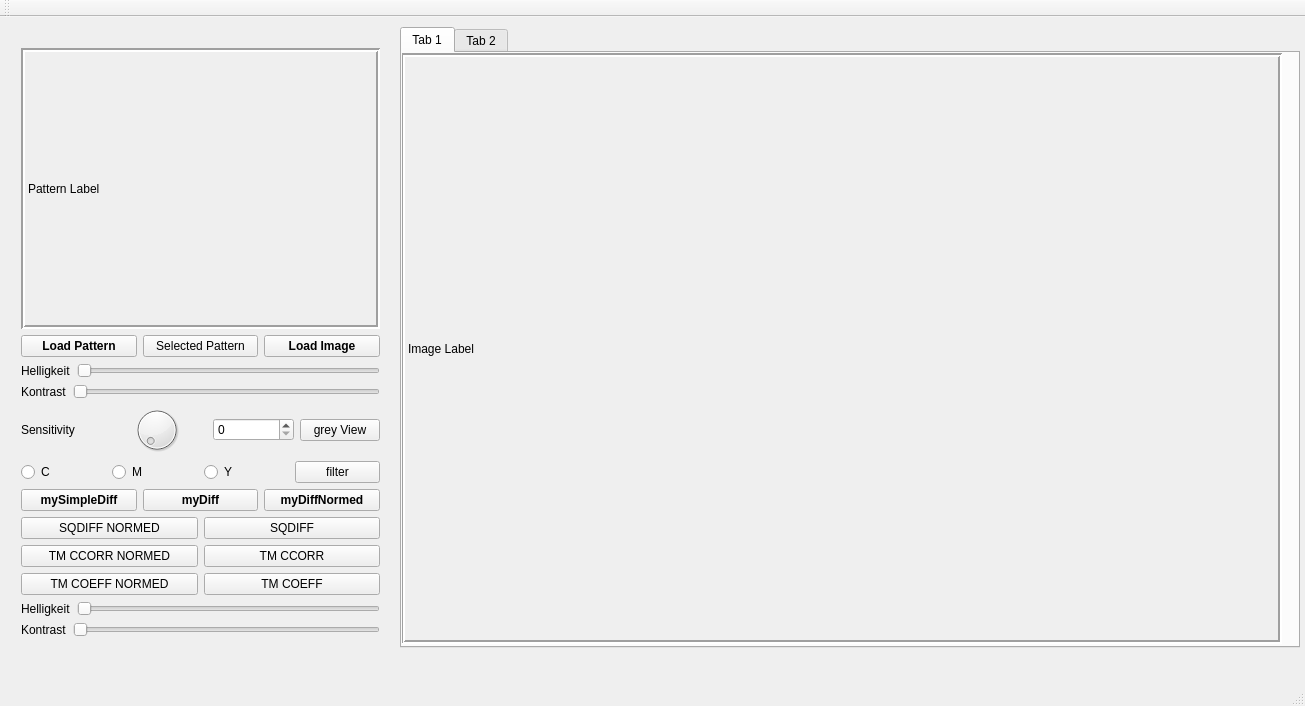
<?xml version="1.0" encoding="UTF-8"?>
<ui version="4.0">
 <class>MainWindow</class>
 <widget class="QMainWindow" name="MainWindow">
  <property name="geometry">
   <rect>
    <x>0</x>
    <y>0</y>
    <width>1305</width>
    <height>706</height>
   </rect>
  </property>
  <property name="minimumSize">
   <size>
    <width>0</width>
    <height>0</height>
   </size>
  </property>
  <property name="windowTitle">
   <string>MainWindow</string>
  </property>
  <widget class="QWidget" name="centralWidget">
   <property name="minimumSize">
    <size>
     <width>1250</width>
     <height>650</height>
    </size>
   </property>
   <widget class="QTabWidget" name="tabWidget">
    <property name="geometry">
     <rect>
      <x>400</x>
      <y>10</y>
      <width>900</width>
      <height>621</height>
     </rect>
    </property>
    <property name="minimumSize">
     <size>
      <width>900</width>
      <height>400</height>
     </size>
    </property>
    <property name="currentIndex">
     <number>0</number>
    </property>
    <widget class="QWidget" name="tab">
     <attribute name="title">
      <string>Tab 1</string>
     </attribute>
     <widget class="ProLabel" name="imageLabel">
      <property name="geometry">
       <rect>
        <x>-1</x>
        <y>0</y>
        <width>881</width>
        <height>591</height>
       </rect>
      </property>
      <property name="minimumSize">
       <size>
        <width>750</width>
        <height>500</height>
       </size>
      </property>
      <property name="autoFillBackground">
       <bool>true</bool>
      </property>
      <property name="frameShape">
       <enum>QFrame::Box</enum>
      </property>
      <property name="frameShadow">
       <enum>QFrame::Sunken</enum>
      </property>
      <property name="lineWidth">
       <number>2</number>
      </property>
      <property name="midLineWidth">
       <number>0</number>
      </property>
      <property name="text">
       <string>Image Label</string>
      </property>
     </widget>
    </widget>
    <widget class="QWidget" name="tab_2">
     <attribute name="title">
      <string>Tab 2</string>
     </attribute>
     <widget class="ProLabel" name="imageLabel_2">
      <property name="geometry">
       <rect>
        <x>-1</x>
        <y>0</y>
        <width>881</width>
        <height>591</height>
       </rect>
      </property>
      <property name="minimumSize">
       <size>
        <width>750</width>
        <height>500</height>
       </size>
      </property>
      <property name="autoFillBackground">
       <bool>true</bool>
      </property>
      <property name="frameShape">
       <enum>QFrame::Box</enum>
      </property>
      <property name="frameShadow">
       <enum>QFrame::Sunken</enum>
      </property>
      <property name="lineWidth">
       <number>2</number>
      </property>
      <property name="midLineWidth">
       <number>0</number>
      </property>
      <property name="text">
       <string>Image Label</string>
      </property>
     </widget>
    </widget>
   </widget>
   <widget class="QWidget" name="layoutWidget">
    <property name="geometry">
     <rect>
      <x>10</x>
      <y>20</y>
      <width>381</width>
      <height>611</height>
     </rect>
    </property>
    <layout class="QVBoxLayout" name="verticalLayout">
     <item>
      <widget class="QLabel" name="patternLabel">
       <property name="minimumSize">
        <size>
         <width>200</width>
         <height>200</height>
        </size>
       </property>
       <property name="autoFillBackground">
        <bool>false</bool>
       </property>
       <property name="frameShape">
        <enum>QFrame::Box</enum>
       </property>
       <property name="frameShadow">
        <enum>QFrame::Sunken</enum>
       </property>
       <property name="lineWidth">
        <number>2</number>
       </property>
       <property name="text">
        <string>Pattern Label</string>
       </property>
      </widget>
     </item>
     <item>
      <layout class="QHBoxLayout" name="horizontalLayout_2">
       <item>
        <widget class="QPushButton" name="loadPattern">
         <property name="font">
          <font>
           <weight>75</weight>
           <bold>true</bold>
          </font>
         </property>
         <property name="text">
          <string>Load Pattern</string>
         </property>
        </widget>
       </item>
       <item>
        <widget class="QPushButton" name="LoadSelectedPattern">
         <property name="text">
          <string>Selected Pattern</string>
         </property>
        </widget>
       </item>
       <item>
        <widget class="QPushButton" name="loadImage">
         <property name="font">
          <font>
           <weight>75</weight>
           <bold>true</bold>
          </font>
         </property>
         <property name="text">
          <string>Load Image</string>
         </property>
        </widget>
       </item>
      </layout>
     </item>
     <item>
      <layout class="QHBoxLayout" name="horizontalLayout_5">
       <item>
        <widget class="QLabel" name="brightness">
         <property name="text">
          <string>Helligkeit</string>
         </property>
        </widget>
       </item>
       <item>
        <widget class="QSlider" name="brightnessSlider">
         <property name="orientation">
          <enum>Qt::Horizontal</enum>
         </property>
        </widget>
       </item>
      </layout>
     </item>
     <item>
      <layout class="QHBoxLayout" name="horizontalLayout_6">
       <item>
        <widget class="QLabel" name="contrast">
         <property name="text">
          <string>Kontrast</string>
         </property>
        </widget>
       </item>
       <item>
        <widget class="QSlider" name="contrastSlider">
         <property name="orientation">
          <enum>Qt::Horizontal</enum>
         </property>
        </widget>
       </item>
      </layout>
     </item>
     <item>
      <layout class="QHBoxLayout" name="horizontalLayout_7">
       <item>
        <widget class="QLabel" name="label">
         <property name="text">
          <string>Sensitivity</string>
         </property>
        </widget>
       </item>
       <item>
        <widget class="QDial" name="dial"/>
       </item>
       <item>
        <widget class="QSpinBox" name="sensitivityValueText"/>
       </item>
       <item>
        <widget class="QPushButton" name="greyView">
         <property name="text">
          <string>grey View</string>
         </property>
        </widget>
       </item>
      </layout>
     </item>
     <item>
      <layout class="QHBoxLayout" name="horizontalLayout_8">
       <item>
        <widget class="QRadioButton" name="radioC">
         <property name="text">
          <string>C</string>
         </property>
        </widget>
       </item>
       <item>
        <widget class="QRadioButton" name="radioM">
         <property name="text">
          <string>M</string>
         </property>
        </widget>
       </item>
       <item>
        <widget class="QRadioButton" name="radioY">
         <property name="text">
          <string>Y</string>
         </property>
        </widget>
       </item>
       <item>
        <widget class="QPushButton" name="filterButton">
         <property name="text">
          <string>filter</string>
         </property>
         <property name="checkable">
          <bool>true</bool>
         </property>
         <property name="checked">
          <bool>false</bool>
         </property>
        </widget>
       </item>
      </layout>
     </item>
     <item>
      <layout class="QHBoxLayout" name="horizontalLayout_9">
       <item>
        <widget class="QPushButton" name="findButton6">
         <property name="font">
          <font>
           <weight>75</weight>
           <bold>true</bold>
          </font>
         </property>
         <property name="text">
          <string>mySimpleDiff</string>
         </property>
        </widget>
       </item>
       <item>
        <widget class="QPushButton" name="findButton7">
         <property name="font">
          <font>
           <weight>75</weight>
           <bold>true</bold>
          </font>
         </property>
         <property name="text">
          <string>myDiff</string>
         </property>
        </widget>
       </item>
       <item>
        <widget class="QPushButton" name="findButton8">
         <property name="font">
          <font>
           <weight>75</weight>
           <bold>true</bold>
          </font>
         </property>
         <property name="text">
          <string>myDiffNormed</string>
         </property>
        </widget>
       </item>
      </layout>
     </item>
     <item>
      <layout class="QHBoxLayout" name="horizontalLayout">
       <item>
        <widget class="QPushButton" name="findButton1">
         <property name="text">
          <string>SQDIFF NORMED</string>
         </property>
        </widget>
       </item>
       <item>
        <widget class="QPushButton" name="findButton0">
         <property name="text">
          <string>SQDIFF</string>
         </property>
        </widget>
       </item>
      </layout>
     </item>
     <item>
      <layout class="QHBoxLayout" name="horizontalLayout_3">
       <item>
        <widget class="QPushButton" name="findButton3">
         <property name="text">
          <string>TM CCORR NORMED</string>
         </property>
        </widget>
       </item>
       <item>
        <widget class="QPushButton" name="findButton2">
         <property name="text">
          <string>TM CCORR</string>
         </property>
        </widget>
       </item>
      </layout>
     </item>
     <item>
      <layout class="QHBoxLayout" name="horizontalLayout_4">
       <item>
        <widget class="QPushButton" name="findButton5">
         <property name="text">
          <string>TM COEFF NORMED</string>
         </property>
        </widget>
       </item>
       <item>
        <widget class="QPushButton" name="findButton4">
         <property name="text">
          <string>TM COEFF</string>
         </property>
        </widget>
       </item>
      </layout>
     </item>
     <item>
      <layout class="QHBoxLayout" name="horizontalLayout_11">
       <item>
        <widget class="QLabel" name="brightness_2">
         <property name="text">
          <string>Helligkeit</string>
         </property>
        </widget>
       </item>
       <item>
        <widget class="QSlider" name="brightnessSlider_2">
         <property name="orientation">
          <enum>Qt::Horizontal</enum>
         </property>
        </widget>
       </item>
      </layout>
     </item>
     <item>
      <layout class="QHBoxLayout" name="horizontalLayout_10">
       <item>
        <widget class="QLabel" name="contrast_2">
         <property name="text">
          <string>Kontrast</string>
         </property>
        </widget>
       </item>
       <item>
        <widget class="QSlider" name="contrastSlider_2">
         <property name="orientation">
          <enum>Qt::Horizontal</enum>
         </property>
        </widget>
       </item>
      </layout>
     </item>
    </layout>
   </widget>
   <zorder>layoutWidget</zorder>
   <zorder>tabWidget</zorder>
  </widget>
  <widget class="QMenuBar" name="menuBar">
   <property name="geometry">
    <rect>
     <x>0</x>
     <y>0</y>
     <width>1305</width>
     <height>22</height>
    </rect>
   </property>
  </widget>
  <widget class="QToolBar" name="mainToolBar">
   <attribute name="toolBarArea">
    <enum>TopToolBarArea</enum>
   </attribute>
   <attribute name="toolBarBreak">
    <bool>false</bool>
   </attribute>
  </widget>
  <widget class="QStatusBar" name="statusBar"/>
 </widget>
 <layoutdefault spacing="6" margin="11"/>
 <customwidgets>
  <customwidget>
   <class>ProLabel</class>
   <extends>QLabel</extends>
   <header>prolabel.h</header>
  </customwidget>
 </customwidgets>
 <resources/>
 <connections/>
</ui>
